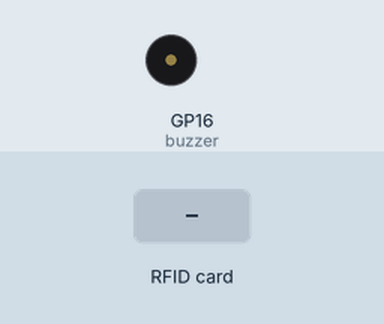
A program run on a simulated Raspberry Pi Pico running MicroPython. Shown: buzzer (waves = sounding). Inputs (shaded band) come from the test bench. The interpreter's speed is modelled, so counts of loop turns are approximate; library files of the repository ran but are not shown: MFRC522.py; what the program prints to the serial console is not drawn.

Above: at 1.2 s.
1.3 s: RFID card 94 C3 A3 DB held to the reader
At 1.5 s:
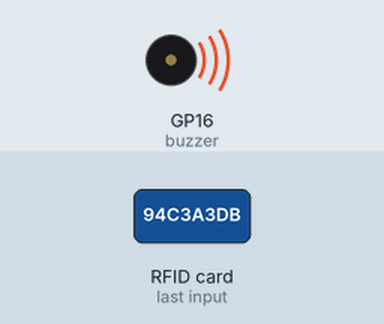
4.3 s: RFID card 41 24 20 4C held to the reader
At 6.1 s:
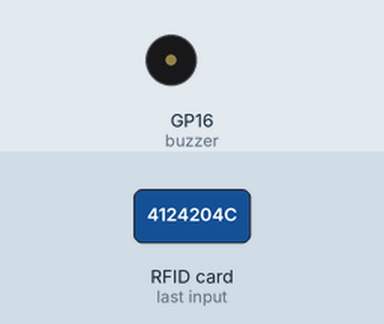
7.3 s: RFID card 5E 7A 19 C4 held to the reader
At 8.2 s:
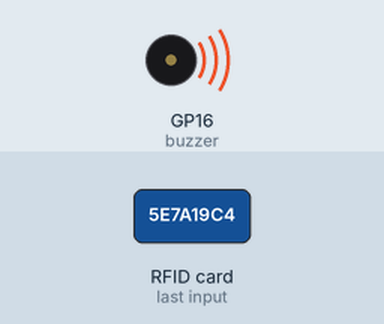
Timing chart, 0 to 10.3 s (numbered marks = the images above; inputs shaded):
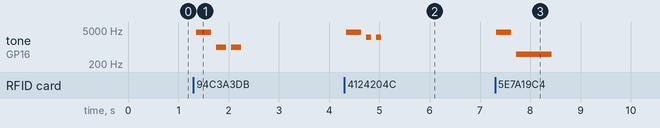

Measured:
- after the input at 1.3 s, tone on GP16 (buzzer): silent → 4000 Hz after 0.06 s, then repeats every 0.30 s: silent 0.10 s, 1000 Hz 0.20 s, until it stays silent from 2.3 s
- after the input at 4.3 s, tone on GP16 (buzzer): silent → 4000 Hz at once, then repeats every 0.20 s: silent 0.10 s, 2500 Hz 0.10 s, until it stays silent from 5.0 s
- after the input at 7.3 s, tone on GP16 (buzzer): silent → 4000 Hz at once, → silent 0.30 s later, → 500 Hz 0.10 s later, → silent 0.70 s later

The program:

RFID_buzzer.py
```python
from machine import Pin, PWM, SPI
import time
from MFRC522 import MFRC522

# Configure SPI
spi = SPI(1, baudrate=1000000, polarity=0, phase=0, sck=Pin(10), mosi=Pin(11), miso=Pin(12))

# create Pin-object for CS och RST
cs_pin = Pin(17, Pin.OUT)
rst_pin = Pin(22, Pin.OUT)

# Initialize MFRC522 with SPI, CS och RST
rfid = MFRC522(spi, cs_pin, rst_pin)

# Configure buzzer (connect the buzzers (+) to pico GP16 and (-) to GND)
buzzer = PWM(Pin(16))

    # function for making the buzzer to beep. The sound can be modified
    # by changing the duration, volume or frequency as you wish.

def beep(duration=0.1, volume=20000, frequency=4000):
    buzzer.freq(frequency)
    buzzer.duty_u16(volume)

    time.sleep(duration)

    buzzer.duty_u16(0) #initialize the active buzzer and will only be activated when being called.

#Identify which UID belongs to the card or the tag
RFID_CARD= [148, 195, 163, 219]
RFID_TAG= [65, 36, 32, 76]

#tracking the amount of times
times_card = 0
times_tag = 0
times_unknown = 0

print("Håll en RFID-tagg eller kort nära läsaren.")
print("Söker efter enhet...")
print("")

while True:
    # Kolla efter en tagg och säkerställ att blå LED blinkar när ingen tagg finns
    (status, tag_type) = rfid.request(rfid.REQIDL)  # Kolla efter en ny tagg
    if status != rfid.OK:  # Ingen tagg finns
        print("Ingen tagg detekterad.")
        time.sleep(1)
    else:
        (status, uid) = rfid.anticoll()  # Läs UID från taggen
        if status == rfid.OK:
            print("🎉 RFID-tagg upptäckt! UID:", uid)
            beep(0.3) # ljud för att en skanning har lyckats.
            time.sleep(0.1)
            if uid == RFID_CARD:
                times_card+=1
                print("Du blippade ditt RFID-kort!")
                beep(duration=0.2, volume =5000, frequency= 1000) #ljud som identifierar om vad det är som har skannats.
                time.sleep(0.1)
                print(f"Du har blippat kortet {times_card} gånger.")
                beep(duration=0.2, volume =5000, frequency= 1000)
                print("")
                time.sleep(1) #vänta 1 sekund innan nästa läsning
            elif uid == RFID_TAG:
                times_tag+=1
                print("Du blippade din RFID-tagg!")
                beep(duration=0.1, volume =8000, frequency= 2500)
                time.sleep(0.1)
                beep(duration=0.1, volume =8000, frequency= 2500)
                time.sleep(0.2)
                print(f"Du har blippat taggen {times_tag} gånger.")
                print("")
                time.sleep(1) #vänta 1 sekund innan nästa läsning
            else:
                times_unknown+=1
                print("Du blippade en okänd enhet!")
                beep(duration=0.7, volume =15000, frequency= 500)
                time.sleep(0.2)
                print(f"antal blipp: {times_unknown} gånger.")
                print("")
                time.sleep(1)
```
